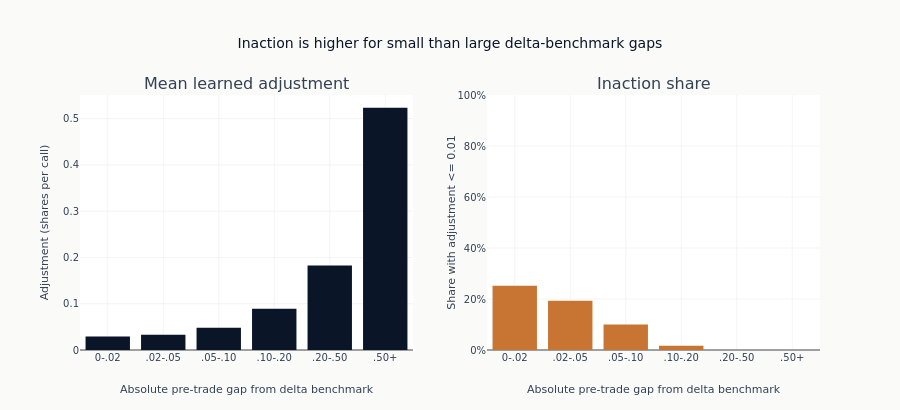

Source (notebook cell):
### Markdown cell above
The share axis and title disclose the configured threshold and the endpoint comparison.

### Code cell
fig.update_xaxes(title_text="Absolute pre-trade gap from delta benchmark")
fig.update_yaxes(title_text="Adjustment (shares per call)", row=1, col=1)
fig.update_yaxes(
    title_text=f"Share with adjustment <= {SIGNIFICANT_TRADE_THRESHOLD:.2f}",
    tickformat=".0%",
    range=[0, 1],
    row=1,
    col=2,
)
fig.update_layout(
    title=inaction_title,
    height=410,
    showlegend=False,
    margin=dict(t=95, b=60),
)
fig.show()

### Figure 1 — Plotly figure (JSON) as saved in the notebook; plotly's stock layout.template omitted (floating-point values rounded to 4 significant figures)
{"data": [{"customdata": [[40192], [54173], [63842], [49522], [9671], [7600]], "hovertemplate": "Gap %{x}<br>Adjustment %{y:.3f}<br>n=%{customdata[0]}<extra></extra>", "marker": {"color": "#0a1628"}, "type": "bar", "x": ["0-.02", ".02-.05", ".05-.10", ".10-.20", ".20-.50", ".50+"], "xaxis": "x", "y": [0.02917, 0.03307, 0.04789, 0.08935, 0.1824, 0.5235], "yaxis": "y"}, {"customdata": [[40192], [54173], [63842], [49522], [9671], [7600]], "hovertemplate": "Gap %{x}<br>Inaction %{y:.1%}<br>n=%{customdata[0]}<extra></extra>", "marker": {"color": "#C87533"}, "type": "bar", "x": ["0-.02", ".02-.05", ".05-.10", ".10-.20", ".20-.50", ".50+"], "xaxis": "x2", "y": [0.2516, 0.1928, 0.1003, 0.01646, 0.0, 0.0], "yaxis": "y2"}], "layout": {"annotations": [{"font": {"size": 16}, "showarrow": false, "text": "Mean learned adjustment", "x": 0.225, "xanchor": "center", "xref": "paper", "y": 1.0, "yanchor": "bottom", "yref": "paper"}, {"font": {"size": 16}, "showarrow": false, "text": "Inaction share", "x": 0.775, "xanchor": "center", "xref": "paper", "y": 1.0, "yanchor": "bottom", "yref": "paper"}], "height": 410, "margin": {"b": 60, "t": 95}, "showlegend": false, "title": {"text": "Inaction is higher for small than large delta-benchmark gaps"}, "xaxis": {"anchor": "y", "domain": [0.0, 0.45], "title": {"text": "Absolute pre-trade gap from delta benchmark"}}, "xaxis2": {"anchor": "y2", "domain": [0.55, 1.0], "title": {"text": "Absolute pre-trade gap from delta benchmark"}}, "yaxis": {"anchor": "x", "domain": [0.0, 1.0], "title": {"text": "Adjustment (shares per call)"}}, "yaxis2": {"anchor": "x2", "domain": [0.0, 1.0], "range": [0, 1], "tickformat": ".0%", "title": {"text": "Share with adjustment <= 0.01"}}}}
